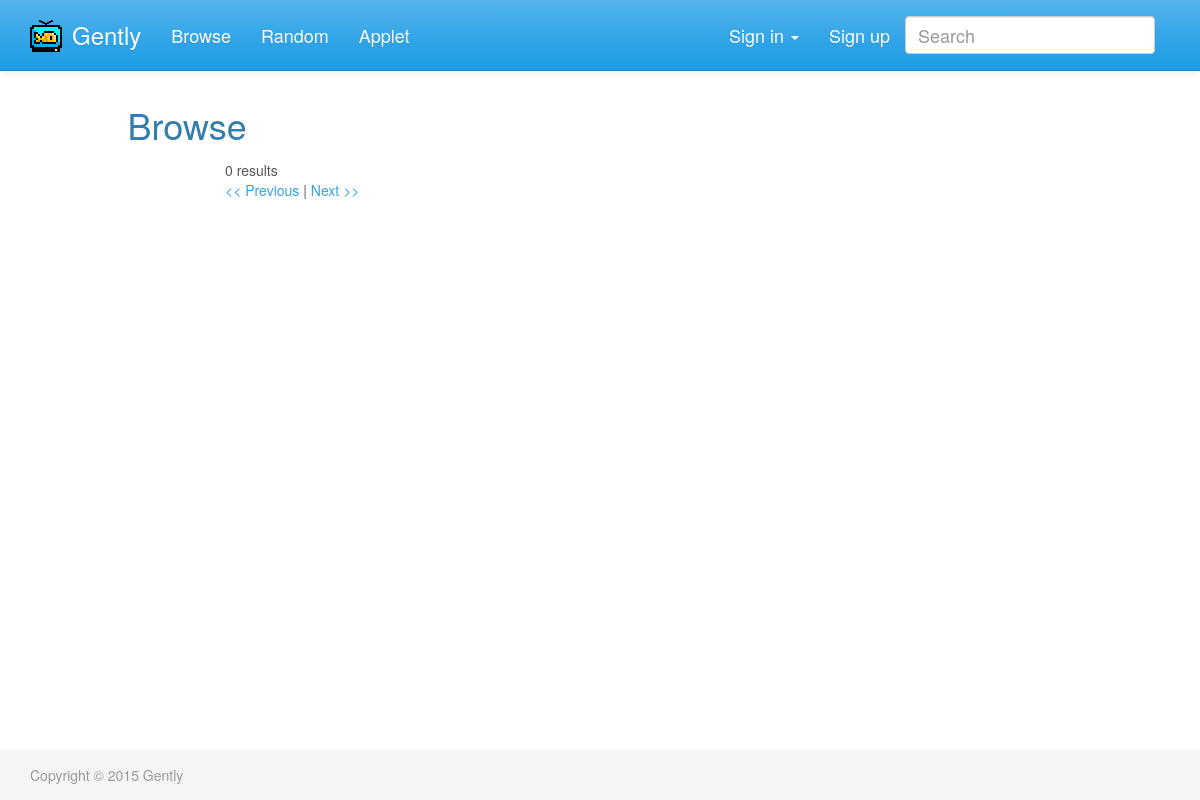
Page /browse.php on the earlier database version.
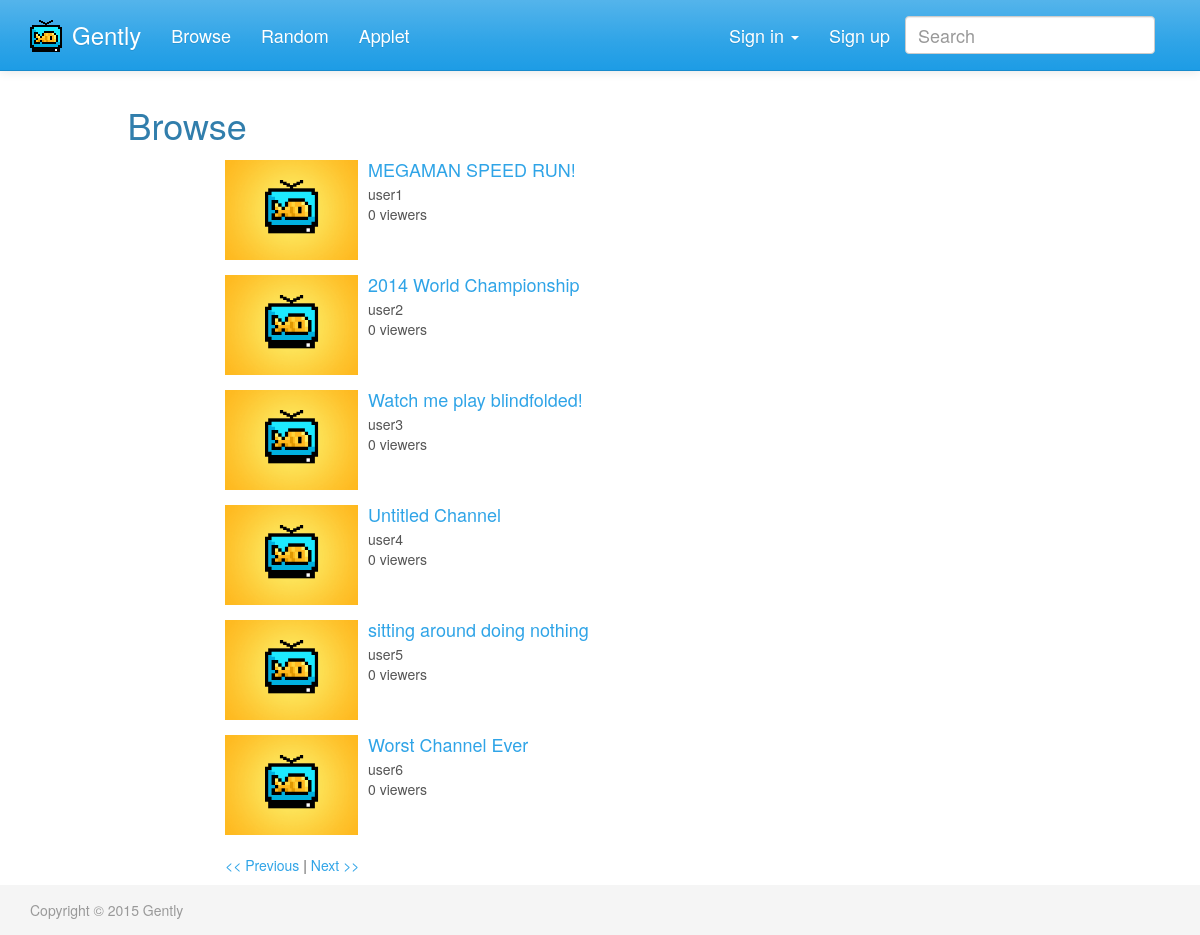
Same page on the later database version.
### tables this page shows
CREATE TABLE IF NOT EXISTS `channel` (
  `username` varchar(32) NOT NULL,
  `streamkey` int(11) NOT NULL,
  `name` varchar(255) NOT NULL,
  `description` longtext NOT NULL,
  `thumbnail` varchar(37) NOT NULL,
  `viewers` int(11) NOT NULL,
  `online` int(11) NOT NULL,
  `enabled` int(11) NOT NULL,
  PRIMARY KEY (`username`),
  UNIQUE KEY `streamkey` (`streamkey`),
  KEY `viewers` (`viewers`),
  KEY `name` (`name`),
  KEY `viewers_2` (`viewers`),
  KEY `streamkey_2` (`streamkey`),
  KEY `username_2` (`username`),
  FULLTEXT KEY `username` (`username`),
  FULLTEXT KEY `description` (`description`),
  FULLTEXT KEY `description_2` (`description`),
  FULLTEXT KEY `description_3` (`description`)
);

### browse.php (the view, shortened to what this page needs)
<html>
<head>
<link href="css/bootstrap.min.css" rel="stylesheet">
</head>
<body>
		<?php include 'navbar.php';?>
		<div class="container">
		<div class="row">
			<div class="col-md-10 col-md-offset-1">
				<h1>Browse</h1>
			</div>
			<div class="col-md-8 col-md-offset-2">
<?php
$servername = "localhost";
$username = "gently";
$password = "downthestream";
$dbname = "gently";
$conn = mysqli_connect($servername, $username, $password, $dbname);
$sql = "SELECT * FROM `channel` WHERE `enabled`=1 ORDER BY viewers DESC";
$result = mysqli_query($conn, $sql);
if (mysqli_num_rows($result) > 0) {
	while($row = mysqli_fetch_assoc($result)) {
		echo '
				<div class="media">
					<a class="pull-left" href="/channel.php?id='.$row["username"].'"> <img
						class="media-object"
						src="thumbnails/'.$row["thumbnail"].'"
						height="100"
						width="133">
					</a>
					<div class="media-body">
						<h4 class="media-heading">
							<a href="/channel.php?id='.$row["username"].'">'.$row["name"].'</a>
						</h4>
						'.$row["username"].'<br> '.$row["viewers"].' viewers
					</div>
				</div>
		';
	}
} else {
	echo "0 results";
}
?>
				<br> <a href="#">&lt;&lt; Previous</a> | <a href="#">Next &gt;&gt; </a>
			</div>
		</div>
	</div>
</body>
</html>

### navbar.php (shortened to what this page needs)
<?php
echo '
	<div class="navbar navbar-default navbar-fixed-top">
		<div class="container">
			<div class="navbar-header">
				<button type="button" class="navbar-toggle" data-toggle="collapse" data-target=".navbar-responsive-collapse">
					<span class="icon-bar"></span>
					<span class="icon-bar"></span>
					<span class="icon-bar"></span>
				</button>
				<a class="navbar-brand" href="/"><img class="navbar-brand-img" src="/images/gentlylogo.png">Gently</a>
			</div>
			<div class="navbar-collapse collapse navbar-responsive-collapse">
				<ul class="nav navbar-nav">
					<li><a href="/browse.php">Browse</a></li>
					<li><a href="/random.php">Random</a></li>
					<li><a href="/applet.php">Applet</a></li>
				</ul>
				<form id="form" class="navbar-form navbar-right" method="get" action="search.php">
					<input id="search" name="search" type="text" class="form-control col-lg-8 navsearch" placeholder="Search">
				</form>
';
if (isset ( $_SESSION ['username'] )) {
	echo '
				<ul class="nav navbar-nav navbar-right">
					<li><a href="/channel.php?id='.$_SESSION ["username"].'">' . $_SESSION ["username"] . '</a></li>
					<li class="dropdown">
						<a href="#" class="dropdown-toggle" data-toggle="dropdown">Account <b class="caret"></b></a>
						<ul class="dropdown-menu">
							<li><a href="/accountsettings.php">Account settings</a></li>
							<li><a href="/channelsettings.php">Channel settings</a></li>
							<li><a href="managefavourites.php">Manage favourites</a></li>
							<li class="divider"></li>
							<li><a href="';
	if (isset ( $_GET ['id'] )) {
		$id = str_replace('#', '', $_GET ['id']);
		echo '?id='.$id.'&logout=true';
	} else {
		echo '?logout=true';
	}
	echo
							'">Sign out</a></li>
						</ul>
					</li>
				</ul>
	';
} else {
	echo '
				<ul class="nav navbar-nav navbar-right">
				   <li class="dropdown">
                     <a href="#" class="dropdown-toggle" data-toggle="dropdown">Sign in <b class="caret"></b></a>
                     <ul class="dropdown-menu" style="padding: 15px;min-width: 250px;">
                        <li>
                           <div class="row">
                              <div class="col-md-12">
                                 <form class="form" role="form" method="post" action="#" accept-charset="UTF-8" id="login-nav">
                                    <div class="form-group">
                                       <label class="sr-only" for="usernameInput">Username</label>
                                       <input type="text" class="form-control" name="usernameInput" placeholder="Username" required>
                                    </div>
                                    <div class="form-group">
                                       <label class="sr-only" for="passwordInput">Password</label>
                                       <input type="password" class="form-control" name="passwordInput" placeholder="Password" required>
                                    </div>
                                    <div class="form-group">
                                       <button type="submit" class="btn btn-success btn-block">Sign in</button>
                                    </div>
                                 </form>
                              </div>
                           </div>
                        </li>
                     </ul>
                  </li>
				  <li><a href="/register.php">Sign up</a></li>
				</ul>
	';
}
echo '
			</div>
		</div>
	</div>
';
echo '
	<div class="footer">
    	<div class="container">
        	<p class="text-muted">Copyright &copy; 2015 Gently</p>
    	</div>
    </div>';
?>

Differences in the rows shown:
now on this page (row edited): channel: thumbnail (placeholder picture), name "MEGAMAN SPEED RUN!", username "user1", viewers "0"
now on this page (row edited): channel: thumbnail (placeholder picture), name "2014 World Championship", username "user2", viewers "0"
now on this page (row edited): channel: thumbnail (placeholder picture), name "Watch me play blindfolded!", username "user3", viewers "0"
now on this page (row edited): channel: thumbnail (placeholder picture), name "Untitled Channel", username "user4", viewers "0"
now on this page (row edited): channel: thumbnail (placeholder picture), name "sitting around doing nothing", username "user5", viewers "0"
now on this page (row edited): channel: thumbnail (placeholder picture), name "Worst Channel Ever", username "user6", viewers "0"
Other differences:
text no longer shown: "0 results"
